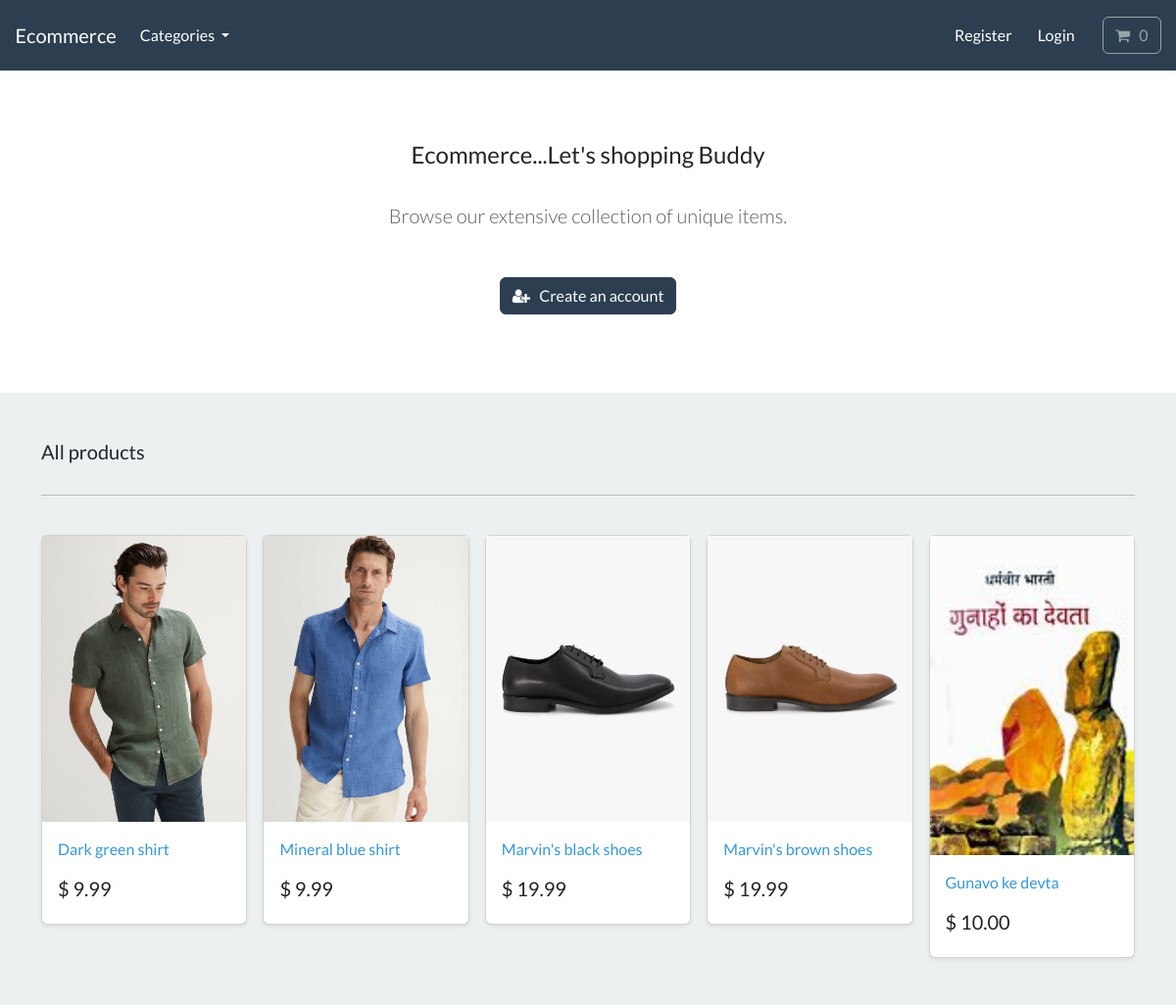
The page / on the database its author committed.
### store/models.py (models this page shows, shortened)
class Product(models.Model):
    category = models.ForeignKey(Category, related_name='product', on_delete=models.CASCADE, null=True)
    title = models.CharField(max_length=250)
    brand = models.CharField(max_length=250, default='un-branded')
    description = models.TextField(blank=True)
    slug = models.SlugField(max_length=255)
    price = models.DecimalField(max_digits=4, decimal_places=2)
    image = models.ImageField(upload_to='images/')
    class Meta:
        verbose_name_plural = 'products'
    def get_absolute_url(self):
        return reverse('product-info', args=[self.slug])

### store/views.py (the view)
# urls.py: path('', include('store.urls')),
def store(request):
    all_products = Product.objects.all()
    context = {'my_products':all_products}
    return render(request, 'store/store.html', context)

### cart/cart.py (called while the page is built)
    def __len__(self):
        return sum(item['qty'] for item in self.cart.values())

### cart/context_processors.py (called while the page is built)
def cart(request):
    return {'cart': Cart(request)}

### store/models.py (called while the page is built)
    def get_absolute_url(self):
        return reverse('list-category', args=[self.slug])

### store/views.py (called while the page is built)
def categories(request):
    all_categories = Category.objects.all()
    return {'all_categories': all_categories}

### store/templates/store/store.html
{% extends "./base.html" %}
{% load static %}
{% block content %}
    <section class="py-4 text-center container">
        <div class="row py-lg-5">
            <div class="col-lg-6 col-md-8 mx-auto">
                <h4> Ecommerce...Let's shopping Buddy</h4>
                <br>
                <p class="lead text-muted">
                Browse our extensive collection of unique items.
                </p>
                <br>
                <a href="{% url 'register' %}" class="btn btn-primary my-2"> <i class="fa fa-user-plus" aria-hidden="true"></i> &nbsp; Create an account </a>
            </div>
        </div>
    </section>
       <div class="album py-5 bg-light">
        <div class="container">
          <div class="pb-3 h5"> All products </div>
          <hr>
          <br>
          <div class="row row-cols-1 row-cols-sm-2 row-cols-md-5 g-3">
            {% for product in my_products %}
              <div class="col">
                <div class="card shadow-sm">
                  <img class="img-fluid" alt="Responsive image" src="{{product.image.url}}">
                  <div class="card-body">
                    <p class="card-text">
                      <a class="text-info text-decoration-none" href="{{product.get_absolute_url}}"> {{ product.title | capfirst }} </a>
                    </p>
                    <div class="d-flex justify-content-between align-items-center">
                      <h5> $ {{ product.price }} </h5>
                    </div>
                  </div>
                </div>
              </div>
            {% endfor %}
          </div>
        </div>
      </div>
{% endblock %}

### store/templates/store/base.html (shortened to what this page needs)
{% load static %}
<!DOCTYPE html>
<html>
    <head>
        <link rel="stylesheet" href="https://bootswatch.com/5/flatly/bootstrap.min.css">
        <link rel="stylesheet" href="https://cdnjs.cloudflare.com/ajax/libs/font-awesome/4.7.0/css/font-awesome.min.css">
        <link rel="stylesheet" href="{% static 'css/styles.css' %}">
    </head>
    <nav class="navbar navbar-expand-lg bg-primary justify-content-center">
        <a class="navbar-brand main-heading text-white" href="{% url 'store' %}">
        &nbsp; &nbsp; Ecommerce
        </a>
        <div class="collapse navbar-collapse" id="navbarCollapse">
            <ul class="navbar-nav me-auto mb-2 mb-md-0">
                <li class="nav-item dropdown">
                    <a class="nav-link dropdown-toggle text-white" href="#" id="navbarDropdown" role="button"
                    data-bs-toggle="dropdown" aria-expanded="false">
                        Categories
                    </a>
                </li>
            </ul>
        </div>
        <div class="collapse navbar-collapse text-center" id="navbarNavDropdown">
            <ul class="navbar-nav ms-auto">
                {% if user.is_authenticated %}
                    <li class="nav-item">
                        <a class="btn btn-alert navbar-btn text-white" type="button"  href="{% url 'dashboard' %}"> <i class="fa fa-home" aria-hidden="true"></i> &nbsp; Dashboard </a>
                    </li>
                    {% else %}
                    <li class="nav-item">
                        <a class="btn btn-alert navbar-btn text-white" type="button"  href="{% url 'register' %}"> Register </a>
                    </li>
                {% endif %}
                {% if user.is_authenticated %}
                    <li class="nav-item">
                        <a class="btn btn-alert navbar-btn text-white" type="button"  href="{% url 'user-logout' %}"> <i class="fa fa-sign-out" aria-hidden="true"></i> &nbsp; Logout </a>
                    </li>
                    {% else %}
                        <li class="nav-item">
                            <a class="btn btn-alert navbar-btn text-white" type="button"  href="{% url 'my-login' %}"> Login </a>
                        </li>
                {% endif %}
                <li class="nav-item">
                    <a type="button" role="button" href="{% url 'cart-summary' %}" class="btn btn-outline-secondary">
                        <i class="fa fa-shopping-cart" aria-hidden="true"> </i>
                        <div id="cart-qty" class="d-inline-flex">
                            {% with qty_amount=cart|length %}
                                {% if qty_amount > 0 %}
                                    {{ qty_amount }}
                                    {% else %}
                                        0
                                {% endif %}
                            {% endwith %}
                        </div>
                    </a>
                </li>
            </ul>
        </div>
    </nav>
    <body>
        {% block content %}
        {% endblock %}
    </body>
</html>

### rows shown on the page
Product: image (picture), title "Dark green shirt", price "9.99"
Product: image (picture), title "Mineral blue shirt", price "9.99"
Product: image (picture), title "Marvin's black shoes", price "19.99"
Product: image (picture), title "Marvin's brown shoes", price "19.99"
Product: image (picture), title "Gunavo ke devta", price "10.00"
